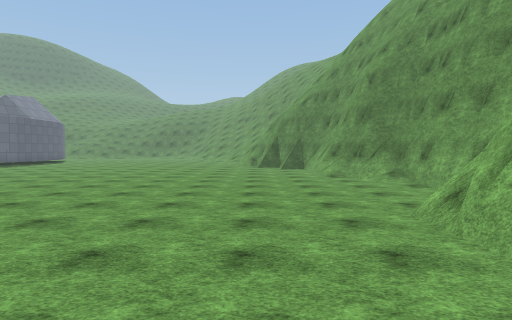
View 1 (above)

12 first-person views from a walk through a Unity game level. The camera is 1.3 m above the floor, tilts 2° down and sees 75° across. The floor is counted in squares, 2 m on a side. Each view is taken from the middle of a square. On the plan, view 1 faces up. The plan holds only what a view shows up to about 10 squares ahead; the rest is blank. The place goes on beyond the plan. The player character is not drawn. Surface patterns are stand-ins for the level's own textures.

View 2
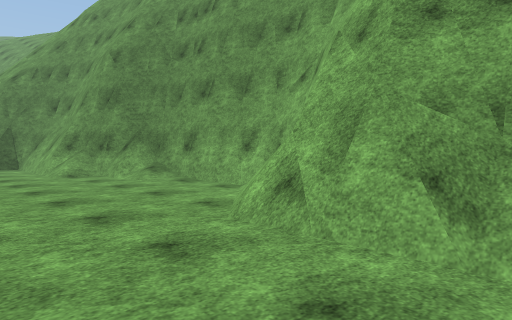

View 3
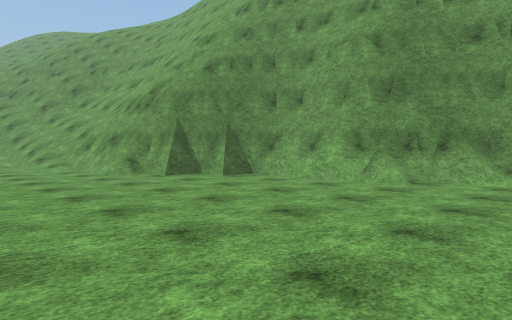

View 4
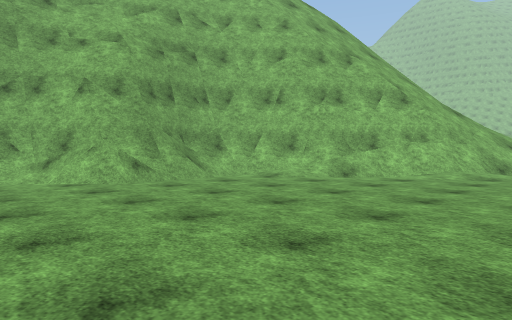

View 5
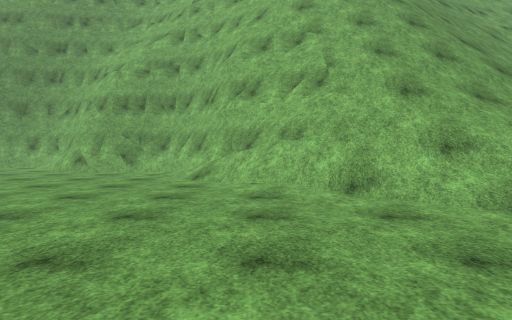

View 6
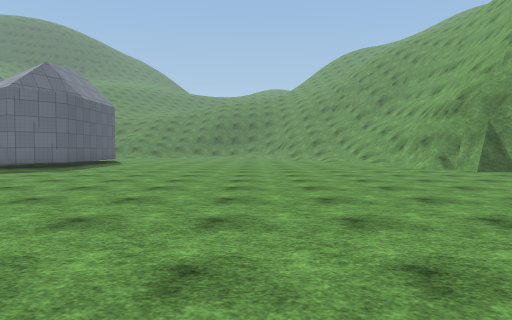

View 7
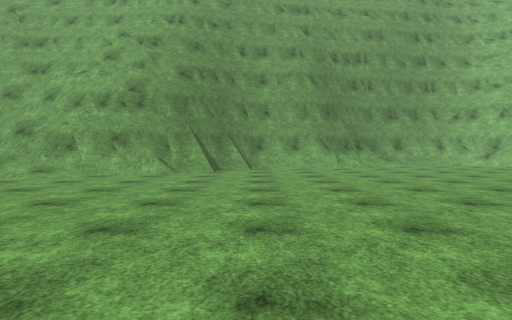

View 8
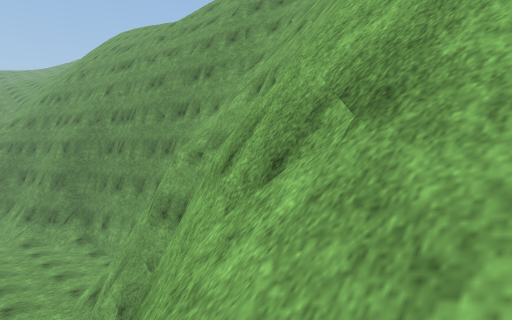

View 9
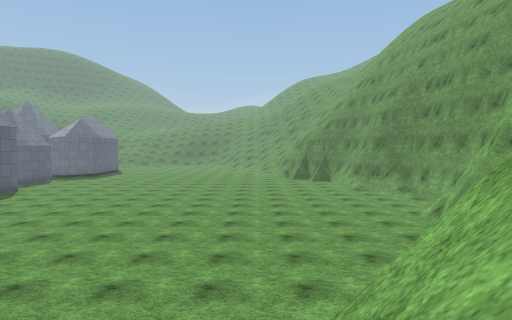

View 10
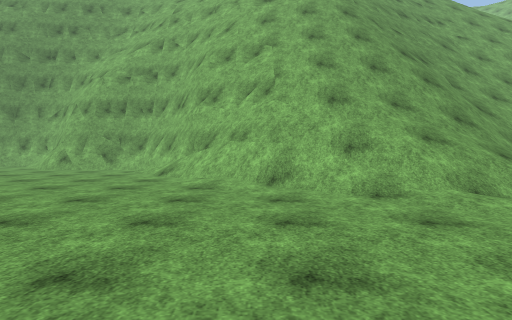

View 11
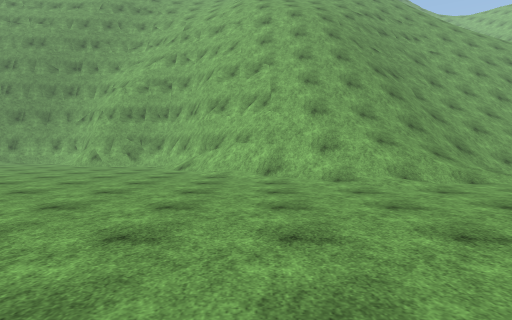

View 12
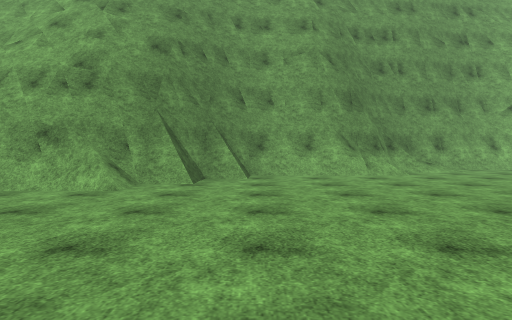

### Floor plan
Key: @ floor where view 1 was taken; # wall or solid block; . floor; / step, stairs or slope; = window, fence, low wall or low ledge; v drop or lower ground.
Columns run from 13 left of view 1 to 8 right of it. Each row starts with its distance up from view 1.
 18          ...=#   v
 17        ......##  v
 16 .............##  v
 15 ..............##
 14  ..............## v
 13  ..............## v
 12   .............## v
 11    .............##
 10     ............##
  9     .............#
  8      ............#
  7       ...........##
  6     .............##
  5     ............##  v
  4      ..........### vvv
  3      ..........=## vvv
  2       ..........# vv=/
  1       .........##vvv
  0      ........@##vvv
 -1     ........=##vvv
 -2    ......../##v//
 -3     ....../=/////
 -4      .....//////
 -5       ....///////
 -6         ../////=#
 -7          ./////=#
 -8           .////=#
 -9             ////

Where each view was taken, in squares from view 1:
view 1: 0 up, 0 right, facing up
view 2: 2 up, 0 right, facing up-right
view 3: 8 up, 4 left, facing up-right
view 4: 7 up, 4 left, facing down-right
view 5: 1 down, 7 left, facing right
view 6: 6 up, 6 left, facing up
view 7: 14 up, 9 left, facing right
view 8: 3 down, 0 right, facing up-right
view 9: 4 down, 2 left, facing up
view 10: 2 down, 8 left, facing right
view 11: 2 down, 10 left, facing right
view 12: 14 up, 6 left, facing right
